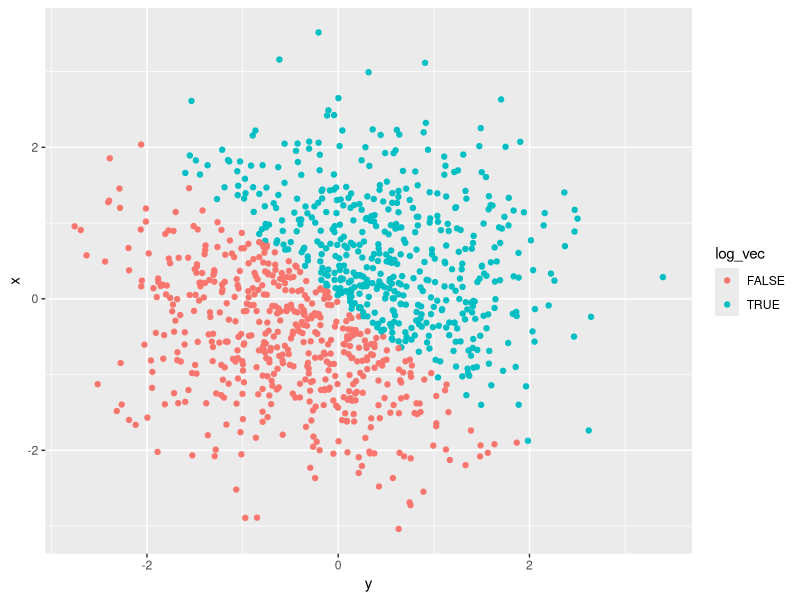
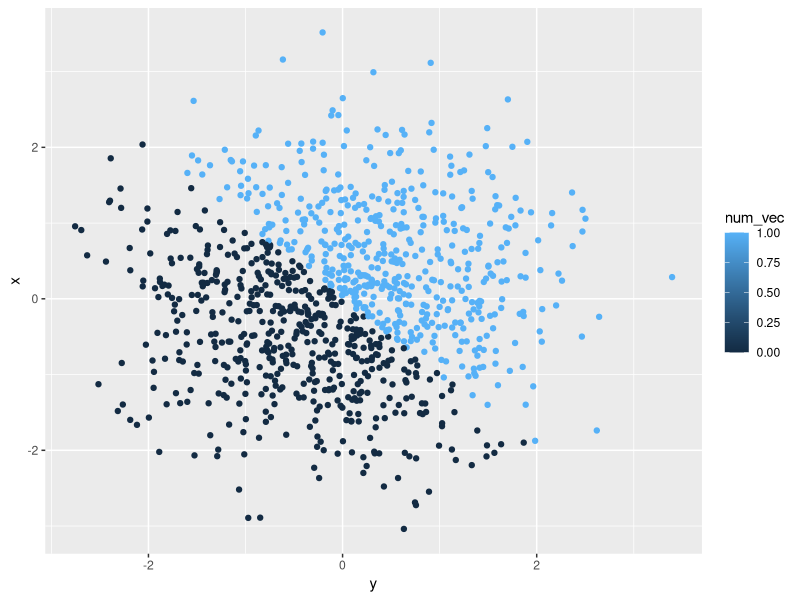
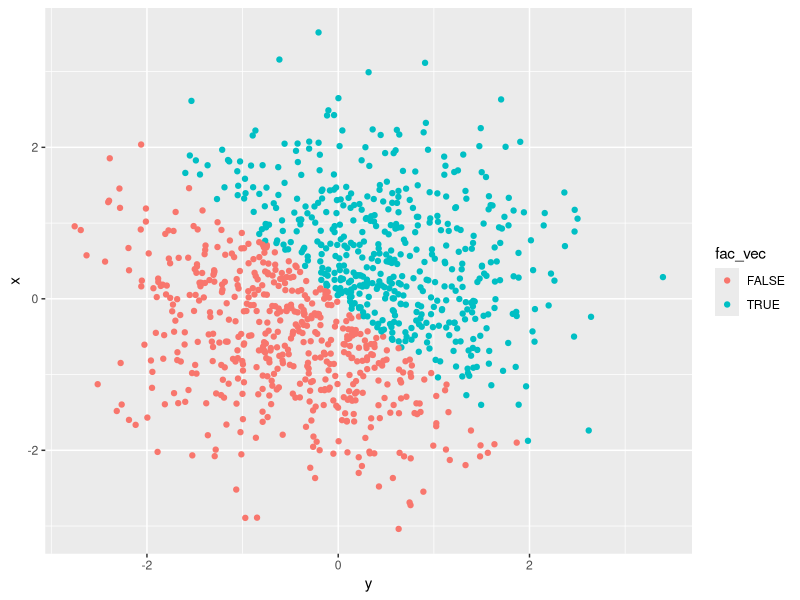
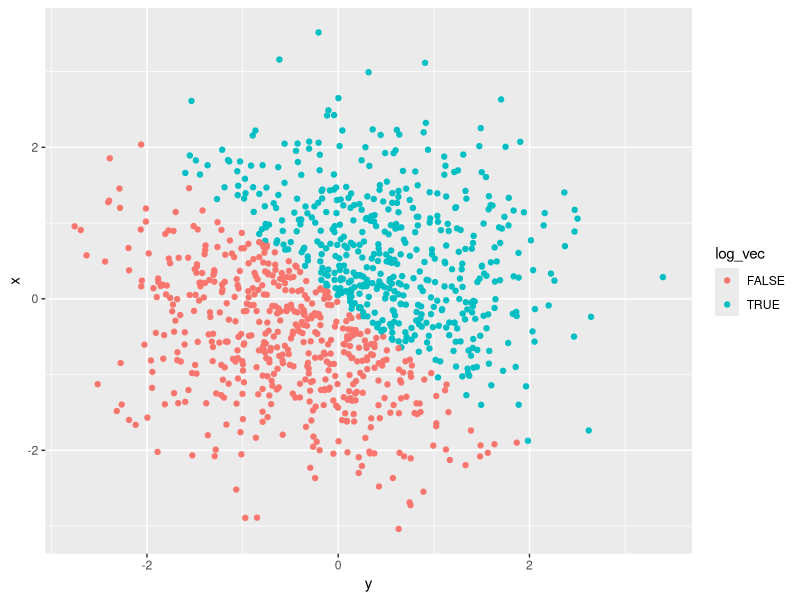

Here is the R script that generated these plots, in order:
## ---- chunk 1
knitr::opts_chunk$set(echo = TRUE)

library(tidyverse)

## ---- chunk 2
uniform_dist_df = tibble(
  vec_numeric = runif(10, min = 0, max = 5), 
  vec_logical = c(vec_numeric > 2), 
  vec_char = c("a", "b", "c", "d", "e", "f", "g", "h", "i", "j"), 
  vec_factor = factor(c(1,0,0,1,1,1,0,1,0,0), levels = c(0,1), labels = c("positive", "negative"))
)
## ---- chunk 3
summarise_at(uniform_dist_df, c("vec_numeric", "vec_logical", "vec_char", "vec_factor"), mean)
## ---- chunk 4
char_factor_numeric = as.factor(uniform_dist_df$vec_char)
as.numeric(char_factor_numeric)

factor_char_numeric = as.character(uniform_dist_df$vec_factor)
as.numeric(factor_char_numeric)
## ---- chunk 5

norm_dist_df = tibble(
  x = rnorm(1000), 
  y = rnorm(1000), 
  log_vec = x + y > 0, 
  num_vec = as.numeric(log_vec), 
  fac_vec = as.factor(log_vec), 
)
## ---- chunk 6
## Calculating descriptive measures for norm_dist_df
dim_norm_dist_df = dim(norm_dist_df)
mean_x = mean(norm_dist_df[["x"]])
median_x = median(norm_dist_df[["x"]])
num_true = table(norm_dist_df[["log_vec"]])["TRUE"]
prop_true = (num_true/1000)
## ---- chunk 7
ggplot(norm_dist_df, aes(x = y, y = x, color = log_vec)) + geom_point()

ggsave("norm_dist_plot.pdf")
## ---- chunk 8
ggplot(norm_dist_df, aes(x = y, y = x, color = num_vec)) + geom_point()
## ---- chunk 9
ggplot(norm_dist_df, aes(x = y, y = x, color = fac_vec)) + geom_point()
